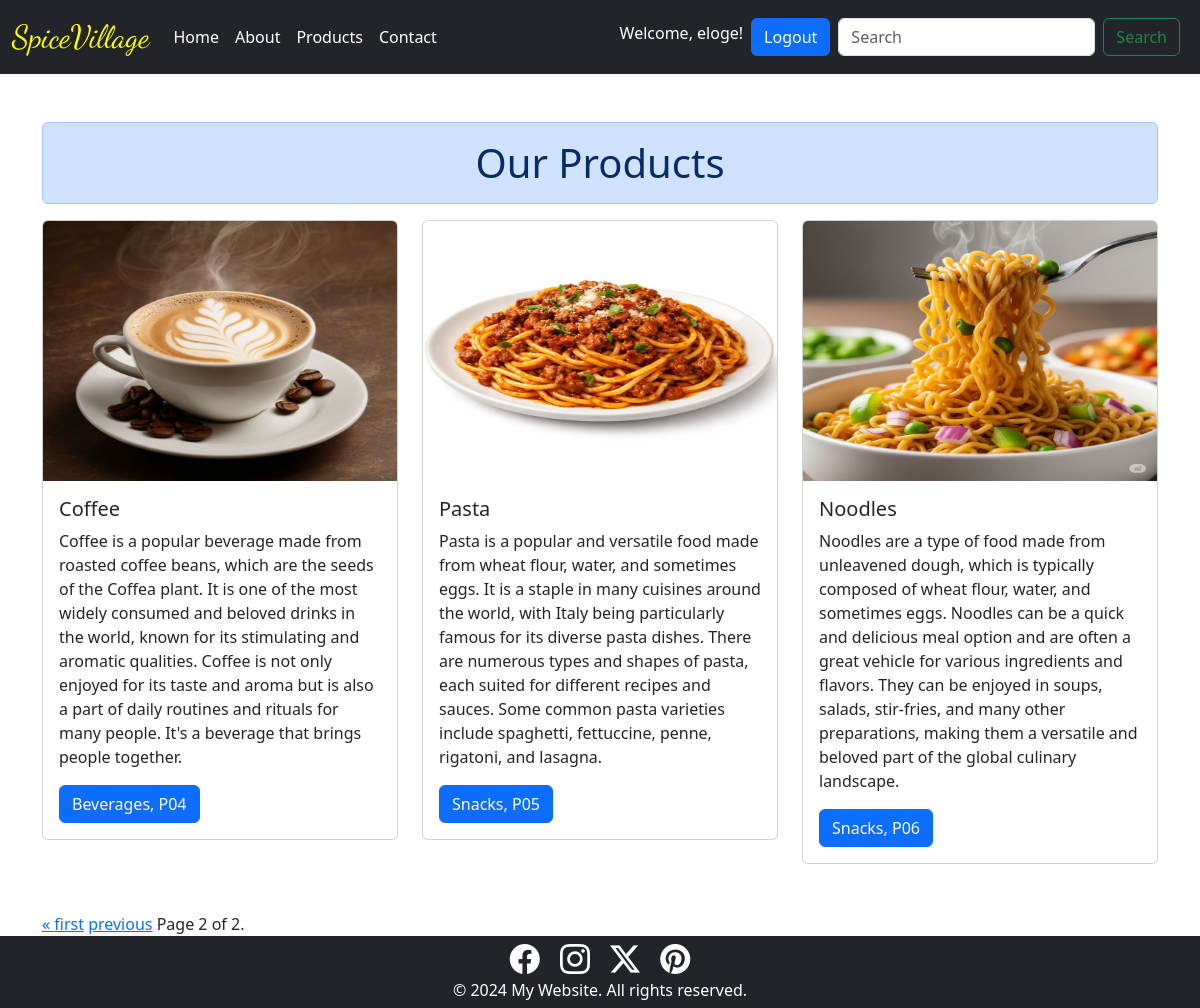
The app's page /products?page=2 (signed in) with its own data.
### test1/models.py (models this page shows, shortened)
class Product(models.Model):
    product_id = models.CharField(max_length=30, unique=True)
    product_name = models.CharField(max_length=30)
    product_description= models.CharField(max_length=400)
    product_category= models.CharField(max_length=100)
    product_img= models.ImageField(upload_to='images/')

### test1/views.py (the view)
# urls.py: path('products', views.product, name='products'),
@login_required(login_url='loginuser')
def product (request):
    product_info = Product.objects.all()
    paginator = Paginator(product_info, 3)
    page_number = request.GET.get('page')
    page_obj = paginator.get_page(page_number)
    return render(request, 'test1/product.html', {'page_obj': page_obj})

### test1/templates/test1/product.html (shortened to what this page needs)
<!DOCTYPE html>
<html lang="en">
<head>
    <link href="https://cdn.jsdelivr.net/npm/bootstrap@5.3.8/dist/css/bootstrap.min.css" rel="stylesheet">
</head>
<body>
    {% include 'test1/navbar.html' %}
    <div class="container mt-5">
    <h1 class="alert alert-primary text-center">Our Products</h1>
    <div class="row mb-4">
        {% for x in page_obj %}
            <div class="col-lg-4 col-md-6 col-12 mb-4">
                <div class="card">
                    <img src="{{x.product_img.url}}" class="card-img-top img-fluid" alt="..." style="max-width: 100%; max-height: 260px;">
                    <div class="card-body">
                        <h5 class="card-title">{{x.product_name}}</h5>
                        <p class="card-text">{{x.product_description}}</p>
                        <a href="#" class="btn btn-primary">{{x.product_category}}, {{x.product_id}}</a>
                    </div>
                </div>
            </div>
        {% endfor %}
    </div>
  <div class="pagination">
    <span class="step-links">
        {% if page_obj.has_previous %}
            <a href="?page=1">&laquo; first</a>
            <a href="?page={{ page_obj.previous_page_number }}">previous</a>
        {% endif %}
        <span class="current">
            Page {{ page_obj.number }} of {{ page_obj.paginator.num_pages }}.
        </span>
    </span>
  </div>
    </div>
     {% include 'test1/footer.html' %}
</body>
</html>

### test1/templates/test1/navbar.html (shortened to what this page needs)
<!DOCTYPE html>
<html lang="en">
<head>
    <link href="https://cdn.jsdelivr.net/npm/bootstrap@5.3.8/dist/css/bootstrap.min.css" rel="stylesheet">
</head>
<body>
    <nav class="navbar navbar-dark navbar-expand-lg bg-dark">
  <div class="container-fluid">
    <a class="navbar-brand" href="{% url 'home' %}" style="color: yellow; font-family: 'Dancing Script'; font-size:2rem;">SpiceVillage</a>
    <div class="collapse navbar-collapse" id="navbarSupportedContent">
      <ul class="navbar-nav me-auto mb-2 mb-lg-0">
        <li class="nav-item">
          <a class="nav-link active" aria-current="page" href="{% url 'home' %}" style="color: white;">Home</a>
        </li>
        <li class="nav-item">
          <a class="nav-link" href="#" style="color: white;">About</a>
        </li>
        <li class="nav-item">
          <a class="nav-link" href="{% url 'products' %}" style="color: white;">Products</a>
        </li>
         <li class="nav-item">
          <a class="nav-link" href="{% url 'contact' %}" style="color: white;">Contact</a>
        </li>
      </ul>
      {% if user.is_authenticated %}
        <p class="mt-2 px-2" style="color: white;">Welcome, {{ user.username }}!</p>
        <form method="post" action="{% url 'logoutuser' %}"  metho='get'>
          <button class="btn btn-primary" type="submit">Logout</button>
        </form>
      {% endif %}
      <form class="d-flex px-2" role="search">
        <input class="form-control me-2" type="search" placeholder="Search" aria-label="Search"/>
        <button class="btn btn-outline-success" type="submit">Search</button>
      </form>
    </div>
  </div>
</nav>
</body>
</html>

### records on screen
Product: product_img (picture), product_name "Coffee", product_description "Coffee is a popular beverage made from roasted coffee beans, which are the seeds of the Coffea plant. It is one of the most widely consumed and beloved drinks in the world, known for its stimulating and aromatic qualities. Coffee is not only enjoyed for its taste and aroma but is also a part of daily routines and rituals for many people. It's a beverage that brings people together.", product_category "Beverages", product_id "P04"
Product: product_img (picture), product_name "Pasta", product_description "Pasta is a popular and versatile food made from wheat flour, water, and sometimes eggs. It is a staple in many cuisines around the world, with Italy being particularly famous for its diverse pasta dishes. There are numerous types and shapes of pasta, each suited for different recipes and sauces. Some common pasta varieties include spaghetti, fettuccine, penne, rigatoni, and lasagna.", product_category "Snacks", product_id "P05"
Product: product_img (picture), product_name "Noodles", product_description "Noodles are a type of food made from unleavened dough, which is typically composed of wheat flour, water, and sometimes eggs. Noodles can be a quick and delicious meal option and are often a great vehicle for various ingredients and flavors. They can be enjoyed in soups, salads, stir-fries, and many other preparations, making them a versatile and beloved part of the global culinary landscape.", product_category "Snacks", product_id "P06"

### other values on screen
{{ user.username }} "eloge"
{{ page_obj.number }} "2"
{{ page_obj.paginator.num_pages }} "2"
